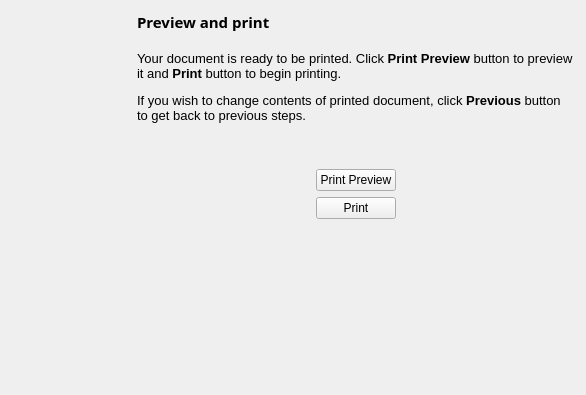
<?xml version="1.0" encoding="UTF-8"?>
<ui version="4.0">
 <class>PWizPrint</class>
 <widget class="QWidget" name="PWizPrint">
  <property name="geometry">
   <rect>
    <x>0</x>
    <y>0</y>
    <width>586</width>
    <height>395</height>
   </rect>
  </property>
  <property name="minimumSize">
   <size>
    <width>586</width>
    <height>395</height>
   </size>
  </property>
  <property name="windowTitle">
   <string>Form</string>
  </property>
  <layout class="QHBoxLayout" name="horizontalLayout">
   <item>
    <widget class="QLabel" name="banner">
     <property name="sizePolicy">
      <sizepolicy hsizetype="Fixed" vsizetype="Fixed">
       <horstretch>0</horstretch>
       <verstretch>0</verstretch>
      </sizepolicy>
     </property>
     <property name="minimumSize">
      <size>
       <width>120</width>
       <height>360</height>
      </size>
     </property>
     <property name="text">
      <string/>
     </property>
    </widget>
   </item>
   <item>
    <layout class="QVBoxLayout" name="printLayout">
     <property name="spacing">
      <number>6</number>
     </property>
     <property name="margin">
      <number>0</number>
     </property>
     <item>
      <widget class="QLabel" name="stepTitle">
       <property name="font">
        <font>
         <family>Sans Serif</family>
         <pointsize>11</pointsize>
         <weight>75</weight>
         <italic>false</italic>
         <bold>true</bold>
         <underline>false</underline>
         <strikeout>false</strikeout>
        </font>
       </property>
       <property name="text">
        <string>Preview and print</string>
       </property>
      </widget>
     </item>
     <item>
      <spacer name="vertSpacer1">
       <property name="orientation">
        <enum>Qt::Vertical</enum>
       </property>
       <property name="sizeType">
        <enum>QSizePolicy::Fixed</enum>
       </property>
       <property name="sizeHint" stdset="0">
        <size>
         <width>20</width>
         <height>12</height>
        </size>
       </property>
      </spacer>
     </item>
     <item>
      <widget class="QLabel" name="stepText">
       <property name="text">
        <string>&lt;!DOCTYPE HTML PUBLIC &quot;-//W3C//DTD HTML 4.0//EN&quot; &quot;http://www.w3.org/TR/REC-html40/strict.dtd&quot;&gt;
&lt;html&gt;&lt;head&gt;&lt;meta name=&quot;qrichtext&quot; content=&quot;1&quot; /&gt;&lt;style type=&quot;text/css&quot;&gt;
p, li { white-space: pre-wrap; }
&lt;/style&gt;&lt;/head&gt;&lt;body style=&quot; font-family:'Sans'; font-size:10pt; font-weight:400; font-style:normal;&quot;&gt;
&lt;p style=&quot; margin-top:12px; margin-bottom:12px; margin-left:0px; margin-right:0px; -qt-block-indent:0; text-indent:0px;&quot;&gt;Your document is ready to be printed. Click &lt;span style=&quot; font-weight:600;&quot;&gt;Print Preview &lt;/span&gt;button to preview it and &lt;span style=&quot; font-weight:600;&quot;&gt;Print &lt;/span&gt;button to begin printing.&lt;/p&gt;
&lt;p style=&quot; margin-top:12px; margin-bottom:12px; margin-left:0px; margin-right:0px; -qt-block-indent:0; text-indent:0px;&quot;&gt;If you wish to change contents of printed document, click &lt;span style=&quot; font-weight:600;&quot;&gt;Previous &lt;/span&gt;button to get back to previous steps.&lt;/p&gt;&lt;/body&gt;&lt;/html&gt;</string>
       </property>
       <property name="wordWrap">
        <bool>true</bool>
       </property>
      </widget>
     </item>
     <item>
      <spacer name="vertSpacer2">
       <property name="orientation">
        <enum>Qt::Vertical</enum>
       </property>
       <property name="sizeType">
        <enum>QSizePolicy::Minimum</enum>
       </property>
       <property name="sizeHint" stdset="0">
        <size>
         <width>20</width>
         <height>40</height>
        </size>
       </property>
      </spacer>
     </item>
     <item>
      <layout class="QHBoxLayout" name="horLayout1">
       <item>
        <spacer name="horSpacer1">
         <property name="orientation">
          <enum>Qt::Horizontal</enum>
         </property>
         <property name="sizeHint" stdset="0">
          <size>
           <width>40</width>
           <height>20</height>
          </size>
         </property>
        </spacer>
       </item>
       <item>
        <widget class="QPushButton" name="previewButton">
         <property name="text">
          <string>Print Preview</string>
         </property>
        </widget>
       </item>
       <item>
        <spacer name="horSpacer2">
         <property name="orientation">
          <enum>Qt::Horizontal</enum>
         </property>
         <property name="sizeHint" stdset="0">
          <size>
           <width>40</width>
           <height>20</height>
          </size>
         </property>
        </spacer>
       </item>
      </layout>
     </item>
     <item>
      <layout class="QHBoxLayout" name="horLayout2">
       <item>
        <spacer name="horSpacer3">
         <property name="orientation">
          <enum>Qt::Horizontal</enum>
         </property>
         <property name="sizeHint" stdset="0">
          <size>
           <width>40</width>
           <height>20</height>
          </size>
         </property>
        </spacer>
       </item>
       <item>
        <widget class="QPushButton" name="printButton">
         <property name="text">
          <string>Print</string>
         </property>
        </widget>
       </item>
       <item>
        <spacer name="horSpacer4">
         <property name="orientation">
          <enum>Qt::Horizontal</enum>
         </property>
         <property name="sizeHint" stdset="0">
          <size>
           <width>40</width>
           <height>20</height>
          </size>
         </property>
        </spacer>
       </item>
      </layout>
     </item>
     <item>
      <spacer name="vertSpacer3">
       <property name="orientation">
        <enum>Qt::Vertical</enum>
       </property>
       <property name="sizeHint" stdset="0">
        <size>
         <width>20</width>
         <height>40</height>
        </size>
       </property>
      </spacer>
     </item>
    </layout>
   </item>
  </layout>
 </widget>
 <resources/>
 <connections/>
</ui>
